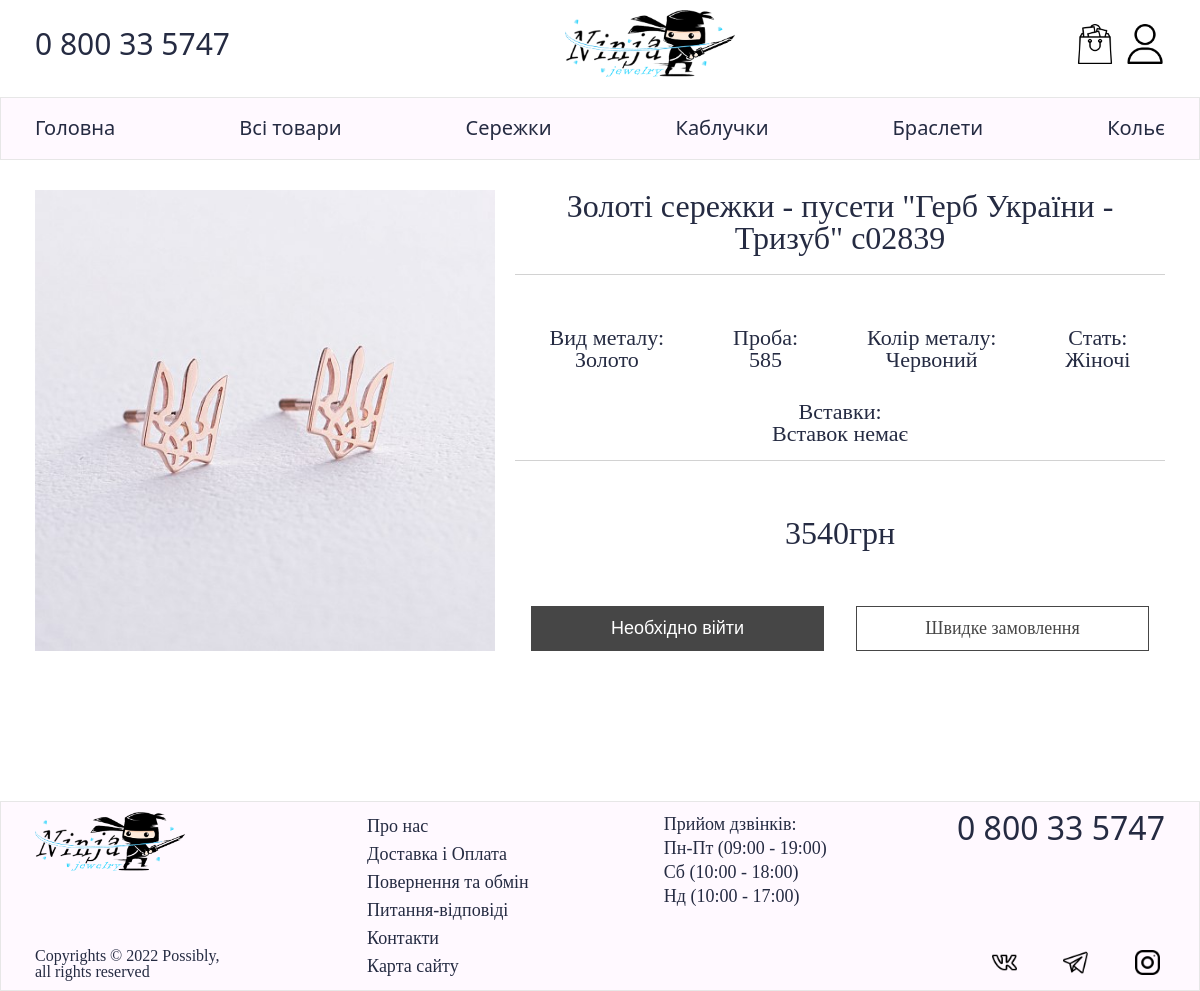
Screenshot of /jewelry/2 with the database file from the repository.
### models/jewelry.py (models this page shows, shortened)
class Jewelry(db.Model):
    id = db.Column(db.Integer, primary_key=True)
    type = db.Column(db.String(30), nullable=False)
    image = db.Column(db.String(10), nullable=False)
    title = db.Column(db.Text, nullable=False)
    metal = db.Column(db.String(40), nullable=False)
    proba = db.Column(db.Integer, nullable=False)
    metal_color = db.Column(db.String(30), nullable=False)
    stones = db.Column(db.Text)
    gender = db.Column(db.String(30), nullable=False)
    price = db.Column(db.Integer, nullable=False)
    count = db.Column(db.Integer, nullable=False)
    date_create = db.Column(db.String(30), nullable=False, default=datetime.utcnow())

### controller/catalog.py (the view)
@app.route('/jewelry/<int:id>')
def jewelry_info(id):
    jewelry = Jewelry.query.get(id)
    cart = Cart.query.all()
    return render_template('jewerly_info.html', jewelry=jewelry, cart=cart)

### templates/jewerly_info.html (shortened to what this page needs)
{% extends 'base.html' %}
{% block body %}
    <div class="jewelry_info">
        <div class="jewelry_info_image_block">
            <img src="/static/cover/{{ jewelry.image }}" alt="">
        </div>
        <div class="jewelry_info_title">
            <div class="jw_title">
                {% if jewelry.title|length < 60 %}
                    <h2>{{ jewelry.title }}</h2>
                    {% else %}
                    <h3>{{ jewelry.title }}</h3>
                {% endif %}
            </div>
            <div class="jw_info">
                <div class="jw_info_p">
                    <p>Вид металу:</p>
                    <p>{{ jewelry.metal }}</p>
                </div>
                {% if jewelry.proba %}
                <div class="jw_info_p">
                    <p>Проба:</p>
                    <p>{{ jewelry.proba }}</p>
                </div>
                {% endif %}
                {% if jewelry.metal_color and jewelry.metal != 'Срібло' %}
                <div class="jw_info_p">
                    <p>Колір металу:</p>
                    <p>{{ jewelry.metal_color }}</p>
                </div>
                {% endif %}
                {% if jewelry.gender %}
                    <div class="jw_info_p">
                        <p>Стать:</p>
                        <p>{{ jewelry.gender }}</p>
                    </div>
                {% endif %}
                <div class="jw_info_p">
                    {% if jewelry.stones %}
                        <p>Вставки:</p>
                        <ul>
                            {% for key in jewelry.stones.split(';') %}
                                <li>{{ key }}</li>
                            {% endfor %}
                        </ul>
                        {% else %}
                        <p>Вставки:</p>
                        <p>Вставок немає</p>
                    {% endif %}
                </div>
            </div>
            <div class="jw_price">
                <p>{{ jewelry.price }}грн</p>
            </div>
            <div class="jewelry_info_button">
                {% if current_user.is_authenticated %}
                    <form id="form" class="jw_button btn_full" data-user="{{ current_user.id }}" data-jw="{{ jewelry.id }}">
                        {% set i = namespace(found=false) %}
                        {% for cart_ in cart %}
                            {% if cart_.id == current_user.id %}
                                {% if cart_.array_cart.count(jewelry.id|string+':'|string) %}
                                    ✓ В кошику
                                    {% set i.found = True %}
                                {% endif %}
                            {% endif %}
                        {% endfor %}
                        {% if not i.found %}
                            + В кошик
                        {% endif %}
                    </form>
                    {% else %}
                    <button class="jw_button btn_full" id="no_user_cart" onclick="document.getElementById('popup-a').click()">Необхідно війти</button>
                {% endif %}
                <a href="/buy/{{ jewelry.id }}+1" class="jw_button btn_border">
                    Швидке замовлення
                </a>
            </div>
        </div>
    </div>
{% endblock %}

### static/css/main.css (style rules this page uses)
*, *::before, *::after { padding: 0; margin: 0; border: 0; box-sizing: border-box; }
input,select,textarea,button { outline:none; }
a { text-decoration: none; }
img { vertical-align: top; }
h1, h2, h3, h4, h5, h6 { font-weight: inherit; font-size: inherit; }
html, body { height: 100%; line-height: 1; font-size: 16px; color: #252B42; background-color: #FFFFFF; font-weight: lighter; font-family: 'Calibri', serif; }
body { min-height: 100vh; display: flex; flex-direction: column; }
.btn_full { color: white; background-color: #464646; }
.btn_border { color: #464646; background-color: transparent; border: .1pt solid #464646; }

### static/css/catalog.css (style rules this page uses)
.jewelry_info { display: flex; }
.jewelry_info_image_block { width: 800px; height: auto; position: relative; }
.jewelry_info_image_block img { width: 100%; display: block; }
.jewelry_info_title { width: 100%; text-align: center; height: border-box; margin-left: 20px; display: flex; flex-direction: column; justify-content: space-between; }
.jw_title { width: 100%; text-align: center; font-weight: lighter; border-bottom: .1pt solid rgba(185, 185, 185, 0.64); }
.jw_title h2 { font-size: 32px; padding: 0 20px 20px 20px; }
.jw_info { display: flex; flex-wrap: wrap; border-bottom: .1pt solid rgba(185, 185, 185, 0.64); justify-content: space-around; }
.jw_info_p { font-size: 22px; padding: 15px 20px; }
.jw_price { display: block; width: 100%; text-align: center; padding: 20px; font-weight: lighter; font-size: 32px; }
.jewelry_info_button { display: flex; justify-content: space-around; }
.jw_button { display: block; padding: 12px 5px; width: 45%; font-size: 18px; transition: .3s; cursor: pointer; }

### rows the page displays
Jewelry: image (picture), title "Золоті сережки - пусети \"Герб України - Тризуб\" с02839", metal "Золото", proba "585", metal_color "Червоний", gender "Жіночі", price "3540"
